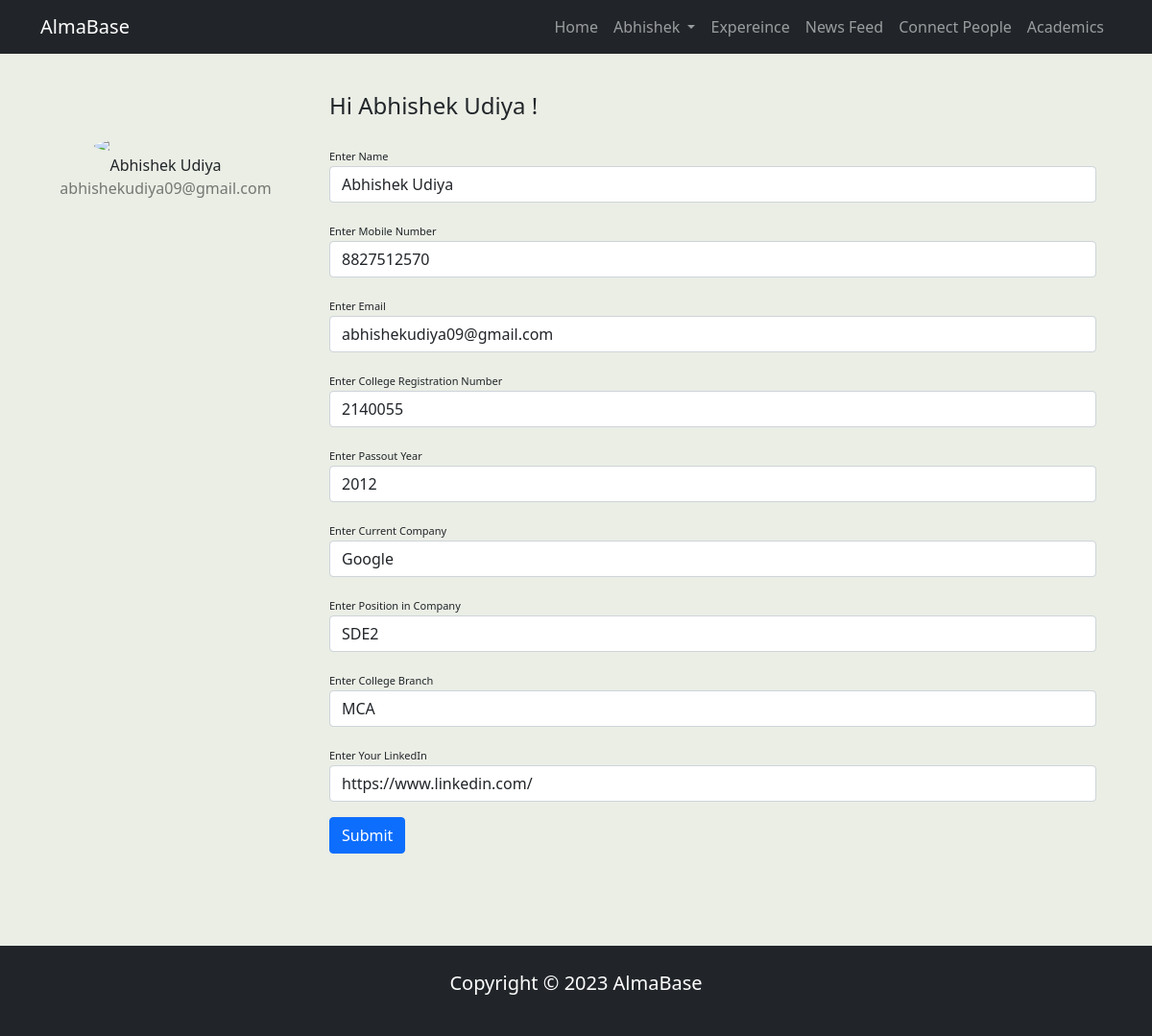
Screenshot of /profile/ (signed in) with the database file from the repository.
### app/models.py (models this page shows)
class User_Details(models.Model):
    user = models.OneToOneField(User, on_delete=models.CASCADE)
    name = models.CharField(max_length=100)
    phone_number = models.CharField(max_length=15)
    email = models.EmailField(unique=True)
    college_reg_no = models.CharField(max_length=20)
    passout_year = models.PositiveIntegerField()
    current_company = models.CharField(max_length=100)
    position_in_company = models.CharField(max_length=100)
    college_branch = models.CharField(max_length=100)
    profile_image = models.ImageField(upload_to='profile_images/', blank=True, null=True)
    linkedin = models.URLField(max_length=500)

### app/views.py (the view)
# urls.py: path('profile/',views.profile,name='profile'),
def profile(request):
    if request.user.is_authenticated:
      if request.method == 'POST':
        user_info = User_Details.objects.get(user=request.user)
        form = UserProfileForm(request.POST, instance=user_info)
        if form.is_valid():
            form.save()
            user_info.save()
            messages.success(request, 'Profile is updated Successfully')
        else:
             if 'email' in form.errors.as_data():
                    for error in form.errors.as_data()['email']:
                        if error.code == 'unique':
                            messages.error(request, 'Email is already registered.')
             if 'college_reg_no' in form.errors.as_data():
                    for error in form.errors.as_data()['college_reg_no']:
                        if error.code == 'unique':
                            messages.error(request, 'College Registration Number is already registered.')
        return redirect('profile')
      else :
            try:
                user_info = User_Details.objects.get(user=request.user)
            except User_Details.DoesNotExist:
                user_info = User_Details.objects.create(
                    user=request.user,
                    name=request.user.first_name,
                    phone_number="",
                    email=request.user.email,
                    college_reg_no="",
                    passout_year=0,
                    current_company="",
                    position_in_company="",
                    college_branch="",
                    linkedin="",
                    profile_image=None,
                )
            fm = UserProfileForm(instance=user_info)
            return render(request, 'app/profile.html', {'form': fm,'user':user_info})
    else :
        return HttpResponseRedirect('/login/')

### app/forms.py
class UserProfileForm(forms.ModelForm):
    class Meta:
        model = User_Details
        fields = ['name', 'phone_number', 'email', 'college_reg_no', 'passout_year','current_company','position_in_company','college_branch','linkedin']
        labels = {
    'name': 'Enter Name',
    'phone_number': 'Enter Mobile Number',
    'email': 'Enter Email',
    'college_reg_no': 'Enter College Registration Number',
    'passout_year': 'Enter Passout Year',
    'current_company': 'Enter Current Company',
    'position_in_company': 'Enter Position in Company',
    'college_branch': 'Enter College Branch',
    'linkedin': 'Enter Your LinkedIn',
}

### app/templates/app/profile.html (shortened to what this page needs)
{% extends 'app/base.html' %}
{% load static %}
{% block banner %}
<div class="container rounded text-dark mt-5 mb-5">
    <div class="row">
        <div class="col-md-3 border-right">
            <div class="d-flex flex-column align-items-center text-center p-3 py-5">
                <img class="rounded-circle mt-5" width="150px" src="https://st3.depositphotos.com/15648834/17930/v/600/depositphotos_179308454-stock-illustration-unknown-person-silhouette-glasses-profile.jpg">
                <span class="font-weight-bold">{{ user.name }}</span>
                <span class="text-black-50">{{ user.email }}</span>
            </div>
        </div>
        <div class="col-md-9 border-right">
            <div class="p-3 py-5">
                <div class="d-flex justify-content-between align-items-center mb-3">
                    <h4 class="text-right">Hi {{ user.name }} !</h4>
                </div>
                <form action="" method="POST">
                    <div class="row mt-3">
                        <div class="form-group col-md-12 mb-3">
                            <label class="labels" for="{{ form.name.id_for_label }}">Enter Name</label>
                            <input type="text" class="form-control" name="{{ form.name.html_name }}" id="{{ form.name.auto_id }}" value="{{ form.name.value }}" required>
                        </div>
                        <div class="form-group col-md-12 mb-3">
                            <label class="labels" for="{{ form.phone_number.id_for_label }}">Enter Mobile Number</label>
                            <input type="text" class="form-control" name="{{ form.phone_number.html_name }}" id="{{ form.phone_number.auto_id }}" value="{{ form.phone_number.value }}" required>
                        </div>
                        <div class="form-group col-md-12 mb-3">
                            <label class="labels" for="{{ form.email.id_for_label }}">Enter Email</label>
                            <input type="email" class="form-control" name="{{ form.email.html_name }}" id="{{ form.email.auto_id }}" value="{{ form.email.value }}" required>
                        </div>
                        <div class="form-group col-md-12 mb-3">
                            <label class="labels" for="{{ form.college_reg_no.id_for_label }}">Enter College Registration Number</label>
                            <input type="number" class="form-control" name="{{ form.college_reg_no.html_name }}" id="{{ form.college_reg_no.auto_id }}" value="{{ form.college_reg_no.value }}" required>
                        </div>
                        <div class="form-group col-md-12 mb-3">
                            <label class="labels" for="{{ form.passout_year.id_for_label }}">Enter Passout Year</label>
                            <input type="number" class="form-control" name="{{ form.passout_year.html_name }}" id="{{ form.passout_year.auto_id }}" value="{{ form.passout_year.value }}" required>
                        </div>
                        <div class="form-group col-md-12 mb-3">
                            <label class="labels" for="{{ form.current_company.id_for_label }}">Enter Current Company</label>
                            <input type="text" class="form-control" name="{{ form.current_company.html_name }}" id="{{ form.current_company.auto_id }}" value="{{ form.current_company.value }}" required>
                        </div>
                        <div class="form-group col-md-12 mb-3">
                            <label class="labels" for="{{ form.position_in_company.id_for_label }}">Enter Position in Company</label>
                            <input type="text" class="form-control" name="{{ form.position_in_company.html_name }}" id="{{ form.position_in_company.auto_id }}" value="{{ form.position_in_company.value }}" required>
                        </div>
                        <div class="form-group col-md-12 mb-3">
                            <label class="labels" for="{{ form.college_branch.id_for_label }}">Enter College Branch</label>
                            <input type="text" class="form-control" name="{{ form.college_branch.html_name }}" id="{{ form.college_branch.auto_id }}" value="{{ form.college_branch.value }}" required>
                        </div>
                        <div class="form-group col-md-12 mb-3">
                            <label class="labels" for="{{ form.linkedin.id_for_label }}">Enter Your LinkedIn</label>
                            <input type="text" class="form-control" name="{{ form.linkedin.html_name }}" id="{{ form.linkedin.auto_id }}" value="{{ form.linkedin.value }}" required>
                        </div>
                    </div>
                    <input type="submit" value="Submit" class="btn btn-primary">
                </form>
            </div>
        </div>
    </div>
</div>
{% endblock banner %}

### app/templates/app/base.html (shortened to what this page needs)
{% load static %}
<!DOCTYPE html>
<html lang="en">
<head>
    <link rel="stylesheet" href="{% static 'app/css/bootstrap.min.css' %}">
    <link rel="stylesheet" href="{% static 'app/css/beauty.css' %}">
  </head>
<body>
    <nav class="navbar navbar-expand-lg bg-dark navbar-dark fixed-top">
        <div class="container">
          <a href="{% url 'home' %}" class="navbar-brand">AlmaBase</a>
          <div class="collapse navbar-collapse" id="navmenu">
            <ul class="navbar-nav ms-auto">
              <li class="nav-item">
                <a href="{% url 'home' %}" class="nav-link">Home </a>
              </li>
              {% if request.user.is_authenticated %}
                <li class="nav-item dropdown">
                    <a
                      href="#"
                      class="nav-link dropdown-toggle"
                      role="button"
                      data-bs-toggle="dropdown"
                      aria-expanded="false"
                      >{{request.user.first_name}}
                    </a>
                  </li>
                  {% endif %}
                  <li class="nav-item">
                    <a href="{% url 'allinterview' %}" class="nav-link">Expereince </a>
                  </li>
              <li class="nav-item">
                <a href="{% url 'all_jobs' %}" class="nav-link">News Feed </a>
              </li>
              <li class="nav-item">
                <a href="{% url 'aluminiinfo' %}" class="nav-link">Connect People </a>
              </li>
              <li class="nav-item">
                <a href="{% url 'prevyear:home' %}" class="nav-link">Academics </a>
              </li>
            </ul>
          </div>
        </div>
      </nav>
    {% block banner %} {% endblock banner %}
       <footer class="p-4 bg-dark text-white text-center position-relative">
        <div class="container">
          <p class="lead">Copyright &copy; 2023 AlmaBase</p>
          <a href="#" class="position-absolute bottom-0 end-0 p-5">
          </a>
        </div>
      </footer>
</body>
</html>

### static/app/css/beauty.css (style rules this page uses)
body { background-color: #eaeee5; color: antiquewhite; }
.labels { font-size: 11px }

### rows the page displays
User_Details: name "Abhishek Udiya", email "abhishekudiya09@gmail.com", phone_number "8827512570", college_reg_no "2140055", current_company "Google", position_in_company "SDE2", college_branch "MCA", linkedin "https://www.linkedin.com/"

### other values shown
{{ request.user.first_name }} "Abhishek"
